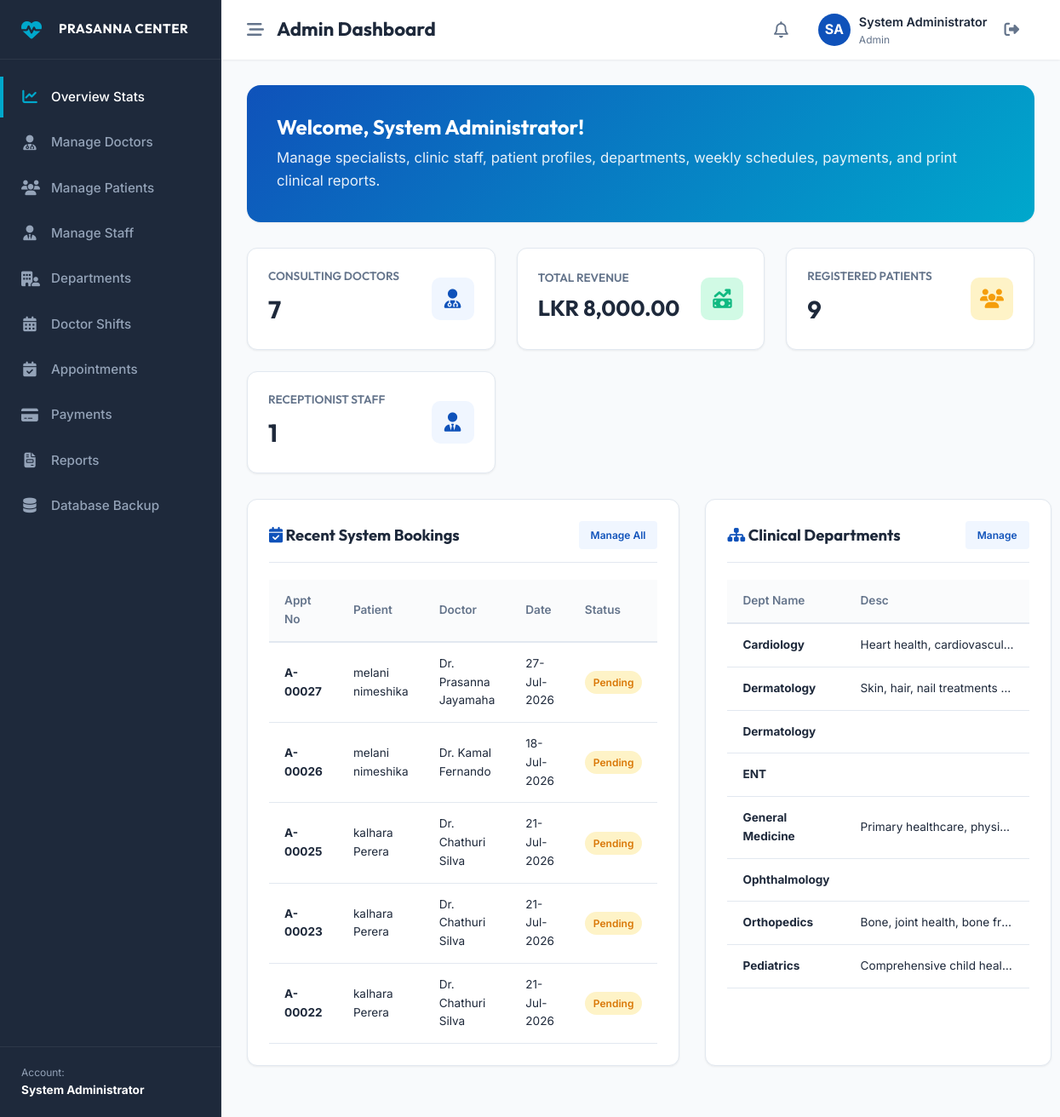
/admin/index.php (signed in), run on the app's committed database.
### tables this page shows
CREATE TABLE `appointments` (
  `id` int(11) NOT NULL,
  `appointment_number` varchar(20) NOT NULL,
  `patient_id` int(11) NOT NULL,
  `doctor_id` int(11) NOT NULL,
  `schedule_id` int(11) NOT NULL,
  `appointment_date` date NOT NULL,
  `queue_number` int(11) NOT NULL,
  `status` enum('Pending','Checked-In','Completed','Cancelled') DEFAULT 'Pending',
  `created_at` timestamp NOT NULL DEFAULT current_timestamp()
);

CREATE TABLE `patients` (
  `id` int(11) NOT NULL,
  `user_id` int(11) NOT NULL,
  `patient_number` varchar(20) NOT NULL,
  `first_name` varchar(50) NOT NULL,
  `last_name` varchar(50) NOT NULL,
  `nic` varchar(15) DEFAULT NULL,
  `dob` date NOT NULL,
  `gender` enum('Male','Female','Other') NOT NULL,
  `phone` varchar(15) NOT NULL,
  `address` text DEFAULT NULL,
  `created_at` timestamp NOT NULL DEFAULT current_timestamp()
);

CREATE TABLE `doctors` (
  `id` int(11) NOT NULL,
  `user_id` int(11) NOT NULL,
  `doctor_number` varchar(20) NOT NULL,
  `first_name` varchar(50) NOT NULL,
  `last_name` varchar(50) NOT NULL,
  `department_id` int(11) NOT NULL,
  `specialization` varchar(100) NOT NULL,
  `phone` varchar(15) NOT NULL,
  `charge` decimal(10,2) NOT NULL DEFAULT 0.00,
  `status` enum('Active','Inactive') DEFAULT 'Active',
  `image_path` varchar(255) DEFAULT NULL,
  `created_at` timestamp NOT NULL DEFAULT current_timestamp()
);

CREATE TABLE `departments` (
  `id` int(11) NOT NULL,
  `name` varchar(100) NOT NULL,
  `description` text DEFAULT NULL,
  `created_at` timestamp NOT NULL DEFAULT current_timestamp()
);

### admin/index.php (the view, shortened to what this page needs)
<?php
require_once dirname(__DIR__) . '/includes/dashboard_header.php';
try {
    $doc_count = $pdo->query("SELECT COUNT(*) FROM doctors")->fetchColumn();
    $pat_count = $pdo->query("SELECT COUNT(*) FROM patients")->fetchColumn();
    $recep_count = $pdo->query("SELECT COUNT(*) FROM receptionists")->fetchColumn();
    $tot_rev = $pdo->query("SELECT SUM(amount) FROM payments WHERE payment_status = 'Paid'")->fetchColumn() ?? 0;
} catch (PDOException $e) {
    $doc_count = $pat_count = $recep_count = $tot_rev = 0;
}
try {
    $appt_stmt = $pdo->query("SELECT a.*, p.first_name AS pat_first, p.last_name AS pat_last,
                                     d.first_name AS doc_first, d.last_name AS doc_last, pay.amount
                              FROM appointments a
                              JOIN patients p ON a.patient_id = p.id
                              JOIN doctors d ON a.doctor_id = d.id
                              JOIN payments pay ON a.id = pay.appointment_id
                              ORDER BY a.created_at DESC
                              LIMIT 5");
    $recent_appointments = $appt_stmt->fetchAll();
} catch (PDOException $e) {
    $recent_appointments = [];
}
try {
    $dept_stmt = $pdo->query("SELECT * FROM departments ORDER BY name ASC");
    $departments = $dept_stmt->fetchAll();
} catch (PDOException $e) {
    $departments = [];
}
?>
<div class="db-card" style="background: linear-gradient(135deg, var(--primary-color) 0%, var(--accent-color) 100%); color: white; border: none; padding: 35px; border-radius: 16px;">
    <h2 style="color: white; font-family: 'Outfit'; margin-bottom: 8px;">Welcome, System Administrator!</h2>
    <p style="margin: 0; font-size: 1.05rem; opacity: 0.9;">Manage specialists, clinic staff, patient profiles, departments, weekly schedules, payments, and print clinical reports.</p>
</div>
<div class="metrics-grid">
    <div class="metric-card">
        <div class="metric-card-left">
            <h4>Consulting Doctors</h4>
            <div class="value"><?php echo $doc_count; ?></div>
        </div>
        <div class="metric-card-icon"><i class="fa-solid fa-user-md"></i></div>
    </div>
    <div class="metric-card success">
        <div class="metric-card-left">
            <h4>Total Revenue</h4>
            <div class="value" style="font-size:1.6rem;">LKR <?php echo number_format($tot_rev, 2); ?></div>
        </div>
        <div class="metric-card-icon"><i class="fa-solid fa-money-bill-trend-up"></i></div>
    </div>
    <div class="metric-card warning">
        <div class="metric-card-left">
            <h4>Registered Patients</h4>
            <div class="value"><?php echo $pat_count; ?></div>
        </div>
        <div class="metric-card-icon"><i class="fa-solid fa-users"></i></div>
    </div>
    <div class="metric-card">
        <div class="metric-card-left">
            <h4>Receptionist Staff</h4>
            <div class="value"><?php echo $recep_count; ?></div>
        </div>
        <div class="metric-card-icon"><i class="fa-solid fa-user-tie"></i></div>
    </div>
</div>
<div class="details-grid" style="grid-template-columns: 1.6fr 1fr; gap: 30px;">
    <div class="db-card">
        <div class="db-card-header">
            <h3><i class="fa-solid fa-calendar-check text-primary"></i> Recent System Bookings</h3>
            <a href="appointments.php" class="btn btn-secondary" style="padding:5px 12px; font-size:0.75rem; border-radius:4px;">Manage All</a>
        </div>
        <div class="table-responsive">
            <table class="db-table" style="font-size: 0.85rem;">
                <thead>
                    <tr>
                        <th>Appt No</th>
                        <th>Patient</th>
                        <th>Doctor</th>
                        <th>Date</th>
                        <th>Status</th>
                    </tr>
                </thead>
                <tbody>
                    <?php if (!empty($recent_appointments)): ?>
                        <?php foreach ($recent_appointments as $ra): ?>
                            <tr>
                                <td><strong><?php echo htmlspecialchars($ra['appointment_number']); ?></strong></td>
                                <td><?php echo htmlspecialchars($ra['pat_first'] . ' ' . $ra['pat_last']); ?></td>
                                <td>Dr. <?php echo htmlspecialchars($ra['doc_first'] . ' ' . $ra['doc_last']); ?></td>
                                <td><?php echo date('d-M-Y', strtotime($ra['appointment_date'])); ?></td>
                                <td>
                                    <?php
                                        $cls = '';
                                        if ($ra['status'] === 'Pending') $cls = 'badge-pending';
                                        elseif ($ra['status'] === 'Checked-In') $cls = 'badge-checked-in';
                                        elseif ($ra['status'] === 'Completed') $cls = 'badge-completed';
                                        elseif ($ra['status'] === 'Cancelled') $cls = 'badge-cancelled';
                                    ?>
                                    <span class="badge <?php echo $cls; ?>"><?php echo $ra['status']; ?></span>
                                </td>
                            </tr>
                        <?php endforeach; ?>
                    <?php else: ?>
                        <tr>
                            <td colspan="5" style="text-align:center; padding: 20px; color: var(--grey-color);">No bookings found.</td>
                        </tr>
                    <?php endif; ?>
                </tbody>
            </table>
        </div>
    </div>
    <div class="db-card">
        <div class="db-card-header">
            <h3><i class="fa-solid fa-sitemap text-primary"></i> Clinical Departments</h3>
            <a href="departments.php" class="btn btn-secondary" style="padding:5px 12px; font-size:0.75rem; border-radius:4px;">Manage</a>
        </div>
        <div class="table-responsive">
            <table class="db-table" style="font-size:0.85rem;">
                <thead>
                    <tr>
                        <th>Dept Name</th>
                        <th>Desc</th>
                    </tr>
                </thead>
                <tbody>
                    <?php if (!empty($departments)): ?>
                        <?php foreach ($departments as $dept): ?>
                            <tr>
                                <td><strong><?php echo htmlspecialchars($dept['name']); ?></strong></td>
                                <td>
                                    <div style="max-width:180px; overflow:hidden; text-overflow:ellipsis; white-space:nowrap;">
                                        <?php echo htmlspecialchars($dept['description']); ?>
                                    </div>
                                </td>
                            </tr>
                        <?php endforeach; ?>
                    <?php else: ?>
                        <tr>
                            <td colspan="2" style="text-align:center; padding: 20px; color: var(--grey-color);">No departments found.</td>
                        </tr>
                    <?php endif; ?>
                </tbody>
            </table>
        </div>
    </div>
</div>
<?php require_once dirname(__DIR__) . '/includes/dashboard_footer.php'; ?>

### assets/css/style.css (style rules this page uses)
:root { --primary-color: #0f52ba; --primary-hover: #0b3c8f; --secondary-color: #f0f6ff; --accent-color: #00a8cc; --accent-hover: #008eb0; --dark-color: #1e293b; --light-color: #ffffff; --grey-color: #64748b; --light-grey: #e2e8f0; --success-color: #10b981; --warning-color: #f59e0b; --danger-color: #ef4444; --shadow-sm: 0 1px 3px rgba(0,0,0,0.05), 0 1px 2px rgba(0,0,0,0.02); --shadow-md: 0 4px 6px -1px rgba(15, 82, 186, 0.05), 0 2px 4px -2px rgba(15, 82, 186, 0.05); --shadow-lg: 0 10px 25px -5px rgba(15, 82, 186, 0.1), 0 8px 10px -6px rgba(15, 82, 186, 0.08); --shadow-inset: inset 0 2px 4px 0 rgba(0, 0, 0, 0.06); --font-sans: 'Inter', -apple-system, BlinkMacSystemFont, "Segoe UI", Roboto, sans-serif; --font-heading: 'Outfit', sans-serif; --transition: all 0.3s cubic-bezier(0.4, 0, 0.2, 1); }
* { margin: 0; padding: 0; box-sizing: border-box; }
html { scroll-behavior: smooth; }
body { font-family: var(--font-sans); color: var(--dark-color); background-color: var(--light-color); line-height: 1.6; overflow-x: hidden; }
h1, h2, h3, h4, h5, h6 { font-family: var(--font-heading); font-weight: 700; color: var(--dark-color); line-height: 1.2; }
a { color: inherit; text-decoration: none; transition: var(--transition); }
.text-primary { color: var(--primary-color); }
.btn { display: inline-flex; align-items: center; justify-content: center; padding: 12px 28px; font-size: 0.95rem; font-weight: 600; border-radius: 50px; cursor: pointer; transition: var(--transition); border: 2px solid transparent; font-family: var(--font-sans); }
.btn-secondary { background-color: var(--secondary-color); color: var(--primary-color); }

### assets/css/dashboard.css (style rules this page uses)
:root { --sidebar-width: 260px; --sidebar-collapsed-width: 70px; --topbar-height: 70px; }
body.dashboard-body { background-color: #f8fafc; overflow-x: hidden; }
.metrics-grid { display: grid; grid-template-columns: repeat(auto-fit, minmax(240px, 1fr)); gap: 25px; margin-bottom: 30px; }
.metric-card { background: white; border-radius: 12px; padding: 24px; box-shadow: var(--shadow-sm); border: 1px solid var(--light-grey); display: flex; justify-content: space-between; align-items: center; }
.metric-card-left h4 { font-size: 0.85rem; color: var(--grey-color); text-transform: uppercase; margin-bottom: 8px; font-weight: 600; }
.metric-card-left .value { font-size: 1.8rem; font-weight: 700; color: var(--dark-color); font-family: var(--font-heading); }
.metric-card-icon { width: 50px; height: 50px; border-radius: 10px; background-color: var(--secondary-color); color: var(--primary-color); display: flex; align-items: center; justify-content: center; font-size: 1.4rem; }
.metric-card.success .metric-card-icon { background-color: #d1fae5; color: var(--success-color); }
.metric-card.warning .metric-card-icon { background-color: #fef3c7; color: var(--warning-color); }
.db-card { background: white; border-radius: 12px; box-shadow: var(--shadow-sm); border: 1px solid var(--light-grey); padding: 25px; margin-bottom: 30px; }
.db-card-header { display: flex; justify-content: space-between; align-items: center; margin-bottom: 20px; padding-bottom: 15px; border-bottom: 1px solid var(--light-grey); }
.db-card-header h3 { font-size: 1.15rem; font-family: var(--font-heading); font-weight: 700; }
.table-responsive { width: 100%; overflow-x: auto; }
.db-table { width: 100%; border-collapse: collapse; text-align: left; font-size: 0.9rem; }
.db-table th { padding: 14px 18px; font-weight: 600; color: var(--grey-color); border-bottom: 2px solid var(--light-grey); background-color: #fafbfc; }
.db-table td { padding: 14px 18px; border-bottom: 1px solid var(--light-grey); color: var(--dark-color); vertical-align: middle; }
.badge { display: inline-flex; align-items: center; padding: 4px 10px; border-radius: 30px; font-size: 0.75rem; font-weight: 600; }
.badge-pending { background-color: #fef3c7; color: #d97706; }
.details-grid { display: grid; grid-template-columns: repeat(2, 1fr); gap: 20px; }

### data on the page
appointments: appointment_number "A-00027", patient.last_name "melani nimeshika", doctor.last_name "Prasanna Jayamaha", appointment_date "27-Jul-2026", status "Pending"
appointments: appointment_number "A-00026", patient.last_name "melani nimeshika", doctor.last_name "Kamal Fernando", appointment_date "18-Jul-2026", status "Pending"
appointments: appointment_number "A-00025", patient.last_name "kalhara Perera", doctor.last_name "Chathuri Silva", appointment_date "21-Jul-2026", status "Pending"
appointments: appointment_number "A-00023", patient.last_name "kalhara Perera", doctor.last_name "Chathuri Silva", appointment_date "21-Jul-2026", status "Pending"
appointments: appointment_number "A-00022", patient.last_name "kalhara Perera", doctor.last_name "Chathuri Silva", appointment_date "21-Jul-2026", status "Pending"
departments: name "Cardiology", description "Heart health, cardiovascu…"
departments: name "Dermatology", description "Skin, hair, nail treatments…"
departments: name "Dermatology"
departments: name "ENT"
departments: name "General Medicine", description "Primary healthcare, physi…"
departments: name "Ophthalmology"
departments: name "Orthopedics", description "Bone, joint health, bone fr…"
departments: name "Pediatrics", description "Comprehensive child heal…"

### other printed values
$_SESSION['full_name'] "System Administrator"
$page_title "Admin Dashboard"
substr($initials, 0, 2) "SA"
$_SESSION['role'] "Admin"
$doc_count "7"
$tot_rev "8,000.00"
$pat_count "9"
$recep_count "1"
